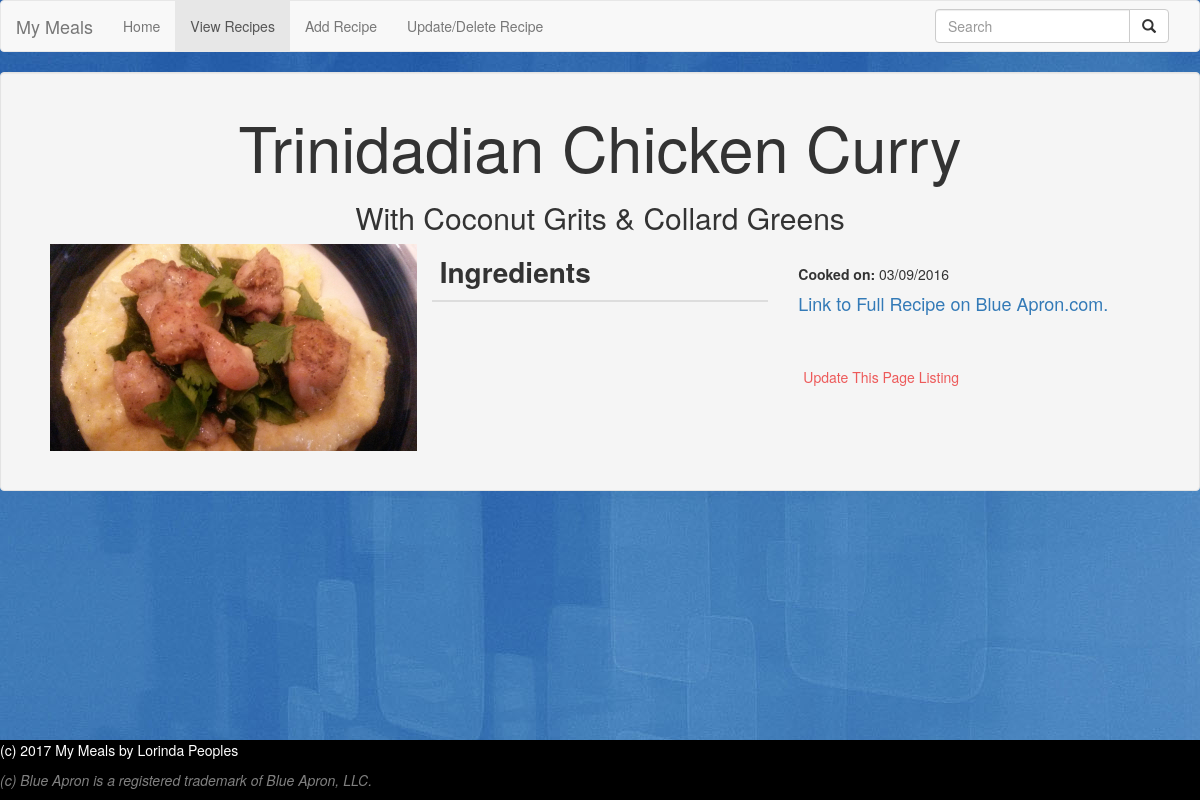
/recipe.php?id=88, run on an earlier commit of the app's database.
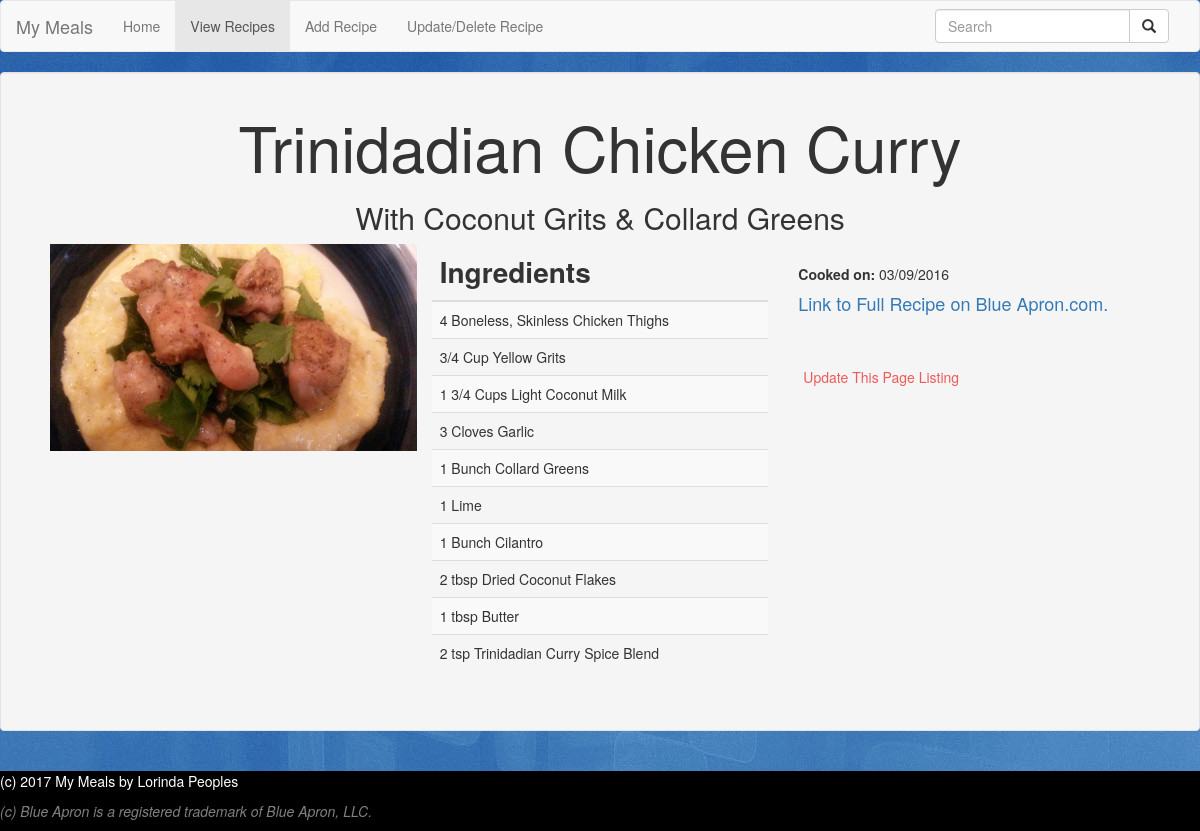
And on a later commit of the database.
### tables this page shows
CREATE TABLE `recipe` (
  `recipe_id` int(4) NOT NULL,
  `title` varchar(255) NOT NULL,
  `subtitle` varchar(255) NOT NULL,
  `cooked_on` varchar(10) NOT NULL,
  `img_src` varchar(255) NOT NULL,
  `url` varchar(255) NOT NULL
);

CREATE TABLE `ingredients` (
  `id` int(4) NOT NULL,
  `recipe_id` int(4) NOT NULL,
  `ingredient` varchar(40) NOT NULL,
  `amount` varchar(10) DEFAULT NULL,
  `measurement` varchar(20) DEFAULT NULL
);

### inc/functions.php (called while the page is built, shortened)
<?php
function get_title($db, $id){
    try{
        $query = 'SELECT title
                    FROM recipe
                    WHERE recipe_id = :id';
        $statement = $db->prepare($query);
        $statement->bindParam(':id', $id, PDO::PARAM_INT);
        $statement->execute();
    }catch(Exception $e){
        echo "Unable to retrieve title";
        exit;
    }
    $title = $statement->fetch(PDO::FETCH_ASSOC);
    foreach($title as $item){
        return $item;
    }
}
function get_subtitle($db, $id){
    try{
        $query = 'SELECT subtitle
                    FROM recipe
                    WHERE recipe_id = :id';
        $statement = $db->prepare($query);
        $statement->bindParam(':id', $id, PDO::PARAM_INT);
        $statement->execute();
    }catch(Exception $e){
        echo "Unable to retrieve title";
        exit;
    }
    $subtitle = $statement->fetch(PDO::FETCH_ASSOC);
    foreach($subtitle as $item){
        return $item;
    }
}
function get_image($db, $id){
    try{
        $query = 'SELECT img_src
                    FROM recipe
                    WHERE recipe_id = :id';
        $statement = $db->prepare($query);
        $statement->bindParam(':id', $id, PDO::PARAM_INT);
        $statement->execute();
    }catch(Exception $e){
        echo "Unable to retrieve image";
        exit;
    }
    return $statement->fetch(PDO::FETCH_ASSOC);
}
function get_ingredients($db, $id){
    try{
    $query = 'SELECT ingredient, amount, measurement
    			FROM ingredients
    			WHERE recipe_id = :id';
    $statement = $db->prepare($query);
    $statement->bindParam(':id', $id,PDO::PARAM_INT);
    $statement->execute();
    }catch(Exception $e){
        echo "Unable to retrieve ingredients";
        exit;
    }
    return $statement->fetchAll(PDO::FETCH_ASSOC);
}
function get_date_url($db, $id){
    $query = 'SELECT cooked_on, url
              FROM recipe
              WHERE recipe_id = :id';
    try{
        $statement = $db->prepare($query);
        $statement->bindParam(':id',$id,PDO::PARAM_INT);
        $statement->execute();
    }catch(Exception $e){
        echo "Unable to retrieve date and url";
        exit;
    }
    return $statement->fetchAll(PDO::FETCH_ASSOC);
}
function is_id_valid($db, $id){
    $query = 'SELECT recipe_id
            FROM recipe
            WHERE recipe_id = :id';
    try{
        $statement = $db->prepare($query);
        $statement->bindParam(':id', $id, PDO::PARAM_INT);
        $statement->execute();
    }catch(Exception $e){
        return false;
    }
    return $statement->fetch();
}
?>

### inc/view_chosen_recipe.php (the view)
<div class="jumbotron well">
    <div class="container">
        <h1><?php echo $recipeTitle; ?></h1>
        <h2><?php echo $subTitle; ?> </h2>
        <div class="container">
            <div class="col-md-4" style="padding-left: 0px;  padding-right: 0px;">
                <img src='<?php
                    $image = get_image($db, $id);
                    foreach($image as $item){
                        if($item != 'NULL' && $item !=""){
                              echo $item;
                        }else{
                            echo "/images/No_Image_Taken.jpg";
                        }
                    }
                ?>' alt="'Image of <?php echo $recipeTitle; ?>" class="img-responsive">
            </div>
            <div class="col-md-4">
                <table class="table table-striped">
                    <thead>
                        <tr>
                            <th>Ingredients</th>
                        </tr>
                    </thead>
                    <tbody>
                        <?php
                        $ingredients = get_ingredients($db, $id);
                        foreach ($ingredients as $item){
                            echo "<tr><td>";
                            echo $item['amount']." ";
                            if ($item['measurement'] != "NULL"){
                              echo $item['measurement']." ";
                            }
                            echo $item['ingredient'];
                            echo "</td></tr>";
                        }
                        ?>
                    </tbody>
                </table>
            </div>
            <div class="col-md-4">
                <br><b>Cooked on:</b>
                <?php
                $dateURL = get_date_url($db, $id);
                foreach ($dateURL as $item){
                    echo $item['cooked_on'];
                    echo "<br>";
                    echo "<a href='".$item['url']."' target='_blank'>"."<h4>Link to Full Recipe on Blue Apron.com.</h4>"."</a>";
                }
                ?>
                <br><br>
                <a href="modify-recipe.php?id=<?php echo $id; ?>"><div class="button--delete">Update This Page Listing</div></a>
            </div>
        </div>
        <br>
    </div>
</div>
<?php include 'inc/footer.php'; ?>

### inc/header.php (shortened to what this page needs)
<?php
$siteTitle = 'My Meals';
?>
<!DOCTYPE html>
<html>
    <head>
		<link rel="stylesheet" href="https://maxcdn.bootstrapcdn.com/bootstrap/3.3.7/css/bootstrap.min.css">
        <link rel="stylesheet" href="../css/style.css">
    </head>
    <body>
        <header>
	        <nav class="navbar navbar-default">
				<div class="container-fluid">
					<div class="navbar-header">
                        <a class="navbar-brand" href="../index.php"><?php echo $siteTitle; ?></a>
				    </div>
				    <div class="collapse navbar-collapse" id="bs-example-navbar-collapse-1">
                        <ul class="nav navbar-nav">
                            <li <?php if(isset($home)){echo 'class="active"';}?>><a href="../index.php">Home</a></li>
                            <li <?php if(isset($view_recipe)){echo 'class="active"';}?>><a
                            href="../recipe.php">View Recipes</a></li>
                            <li <?php if(isset($add_recipe)){echo 'class="active"';}?>><a href="../add.php">Add Recipe</a></li>
                            <li <?php if(isset($modify_recipe)){echo 'class="active"';}?>><a href="../modify-recipe.php">Update/Delete Recipe</a></li>
                        </ul>
                        <form class="navbar-form navbar-right" role="search" method="post" action="search.php">
                            <div class="input-group">
                                <input type="text" class="form-control" name="search" placeholder="Search">
                                <div class="input-group-btn">
                                    <button type="submit" class="btn btn-default"><i class="glyphicon glyphicon-search"></i></button>
                                </div>
                            </div>
                        </form>
                    </div>
				</div>
			</nav>
        </header>

### recipe.php
<?php
$view_recipe = 'selected';
include 'inc/functions.php';
include 'inc/connection.php';
if(isset($_GET['id']) && is_id_valid($db, $_GET['id'])){
    $id = $_GET['id'];
        if(get_title($db, $id)){
            $recipeTitle = get_title($db, $id);
            $subTitle = get_subtitle($db, $id);
        }else{
            $id='';
        }
}else{
    $id = '';
}
include 'inc/header.php';
?>
<?php
if(isset($_GET['id']) && is_id_valid($db, $id)){
    include 'inc/view_chosen_recipe.php';
}
else{
    include 'inc/select_recipe_to_view.php';
}
?>
<?php include 'inc/footer.php'; ?>

### inc/footer.php (shortened to what this page needs)
        <div id="footer">
            <footer class="footer">
                <p><?php echo "(c) ".date('Y')." My Meals by Lorinda Peoples"; ?></p>
                <p class="blueapron"><i><?php echo "(c) Blue Apron is a registered trademark of Blue Apron,
                LLC."; ?></i></p>
            </footer>
        </div>
    </body>
</html>

### css/style.css (style rules this page uses)
html { position: relative; min-height: 100%; }
body { margin: 0 0 100px; background: url(../images/bg-body.jpg) repeat; }
h1, h2 { text-align: center; }
th { font-size: 2em; }
.button--delete { border:0; background:transparent; padding:0; margin-top:3px; margin-left: 5px; font-size:14px; color:#ed5a5a; }
footer { position: fixed; bottom: 0; width: 100%; color: white; background-color: #000; }
.blueapron { color: grey; }

What changed in the data, as far as the page shows it:
added ingredients: amount "4", ingredient "Boneless, Skinless Chicken Thighs"
added ingredients: amount "3/4", measurement "Cup", ingredient "Yellow Grits"
added ingredients: amount "1 3/4", measurement "Cups", ingredient "Light Coconut Milk"
added ingredients: amount "3", measurement "Cloves", ingredient "Garlic"
added ingredients: amount "1", measurement "Bunch", ingredient "Collard Greens"
added ingredients: amount "1", ingredient "Lime"
added ingredients: amount "1", measurement "Bunch", ingredient "Cilantro"
added ingredients: amount "2", measurement "tbsp", ingredient "Dried Coconut Flakes"
added ingredients: amount "1", measurement "tbsp", ingredient "Butter"
added ingredients: amount "2", measurement "tsp", ingredient "Trinidadian Curry Spice Blend"
